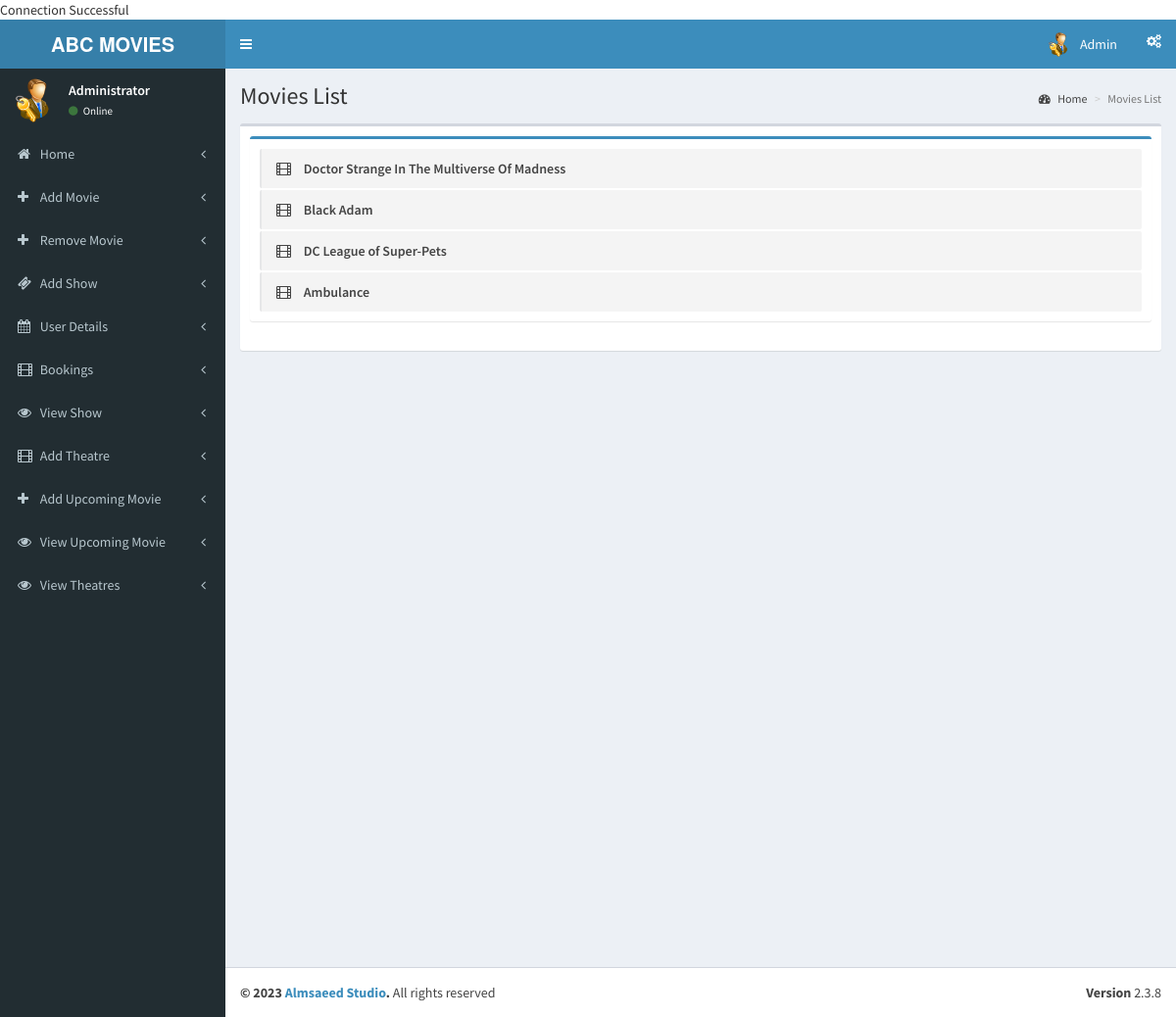
/admin/pages/view_upcoming.php (signed in), run on the app's committed database.
### tables this page shows
CREATE TABLE `movies` (
  `movie_id` int(11) NOT NULL,
  `movie_name` varchar(100) DEFAULT NULL,
  `cast` varchar(500) DEFAULT NULL,
  `plot` varchar(1000) DEFAULT NULL,
  `genre` varchar(50) DEFAULT NULL,
  `category` varchar(50) DEFAULT NULL,
  `trailer` varchar(200) DEFAULT NULL,
  `language` varchar(50) DEFAULT NULL,
  `status` int(1) DEFAULT NULL,
  `imdb_rating` float DEFAULT NULL,
  `poster` varchar(200) DEFAULT NULL,
  `director` varchar(100) DEFAULT NULL,
  `release_date` date DEFAULT NULL,
  `duration` varchar(30) DEFAULT NULL
);

### admin/pages/view_upcoming.php (the view, shortened to what this page needs)
<?php
include('header.php');
require_once('../../config.php');
?>
  <div class="content-wrapper">
    <section class="content-header">
      <h1>
        Movies List
      </h1>
      <ol class="breadcrumb">
        <li><a href="index"><i class="fa fa-dashboard"></i> Home</a></li>
        <li class="active">Movies List</li>
      </ol>
    </section>
    <section class="content">
      <div class="box">
        <div class="box-body">
            <div class="box box-primary">
            <div class="box-body">
              <ul class="todo-list">
                 <?php
                        $qry=mysqli_query($con,"select * from movies where status = 1");
                        if(mysqli_num_rows($qry))
                        {
                        while($c=mysqli_fetch_array($qry))
                        {
                        ?>
                <li>
                      <span class="handle">
                        <i class="fa fa-film"></i>
                      </span>
                  <span class="text"><?php echo $c['movie_name'];?></span>
                </li>
                  <?php
                       }}
                     ?>
            </div>
          </div>
        </div>
      </div>
    </section>
  </div>
  <?php
include('footer.php');
?>

### data on the page
movies: movie_name "Doctor Strange In The Multiverse Of Madness"
movies: movie_name "Black Adam"
movies: movie_name "DC League of Super-Pets"
movies: movie_name "Ambulance"
